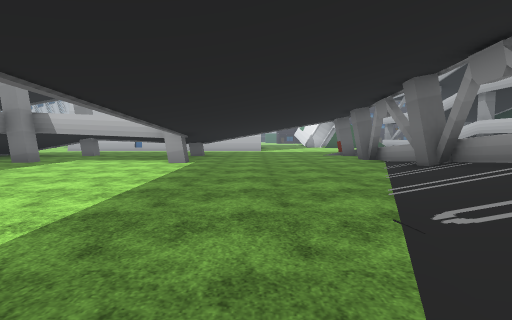
[1] (above)

18 first-person views from a walk through a scene from a Unity 3-D project. The camera is 1.3 m above the floor, tilts 4° down and sees 80° across. The floor is counted in squares, 2 m on a side. Each view is taken from the middle of a square. On the plan, view 1 faces up. The plan holds only what a view shows up to about 10 squares ahead; the rest is blank. The place goes on beyond the plan. Flat ground stands in for the terrain. Some animated figures are left out. Some surface patterns are stand-ins.

[2]
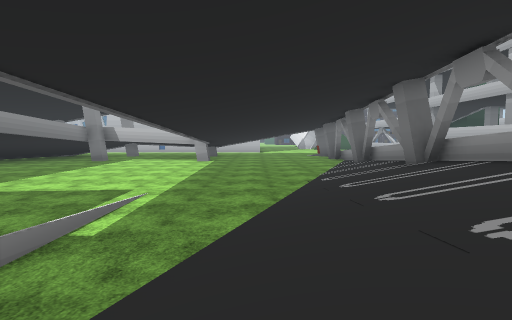

[3]
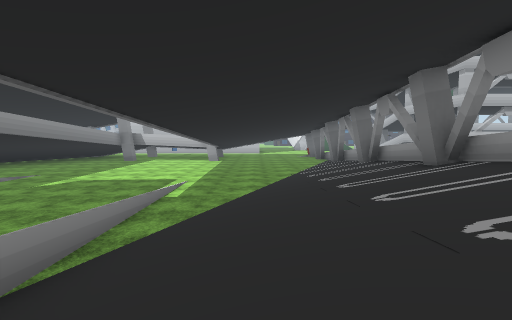

[4]
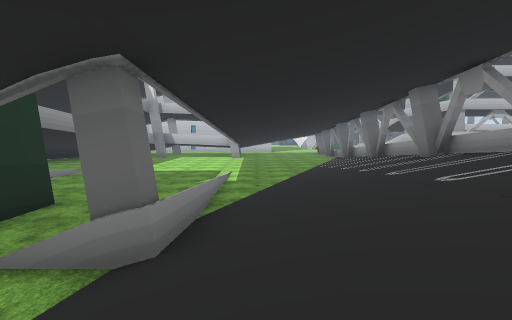

[5]
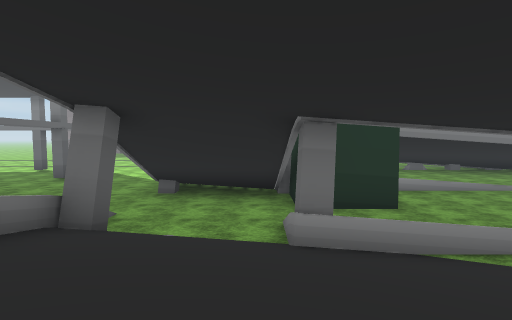

[6]
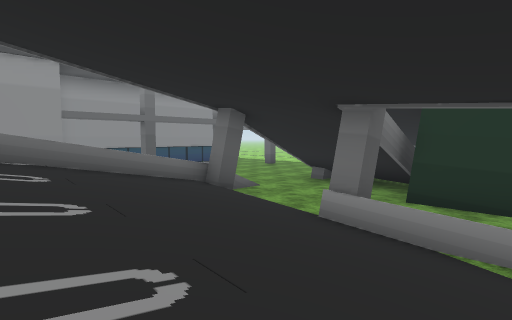

[7]
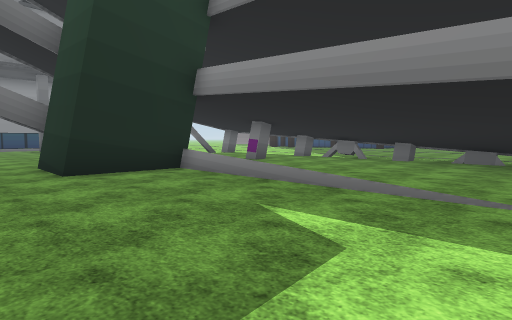

[8]
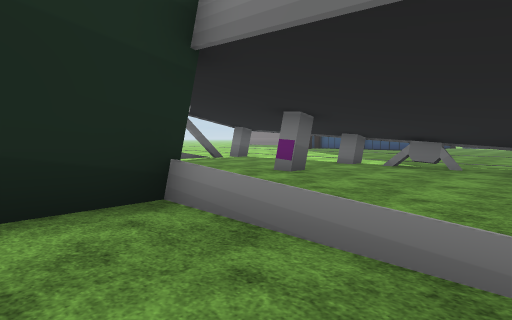

[9]
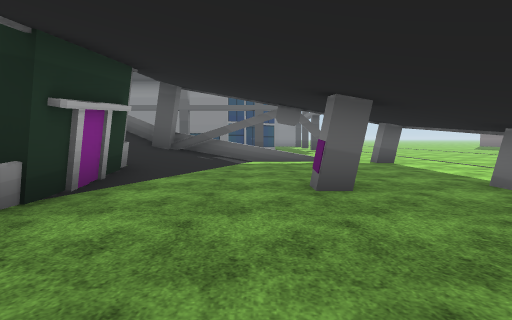

[10]
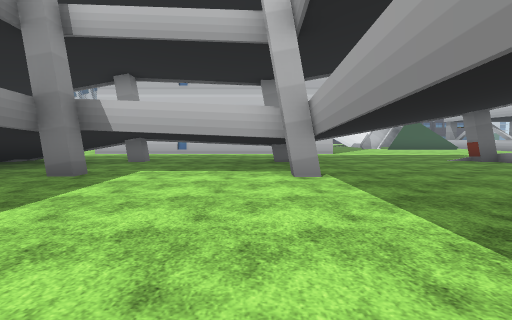

[11]
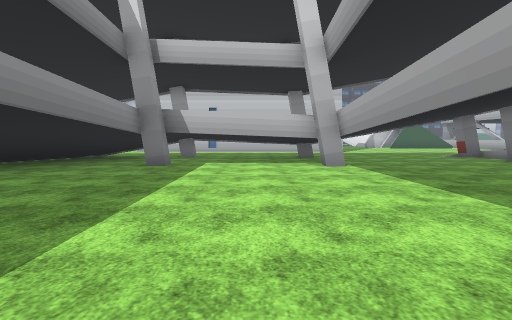

[12]
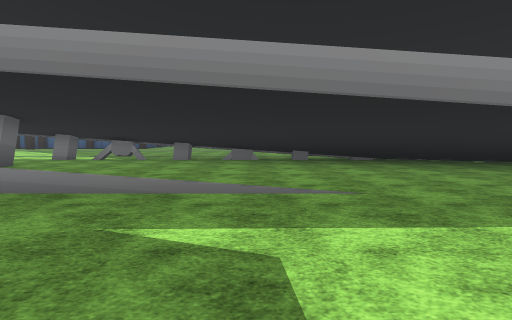

[13]
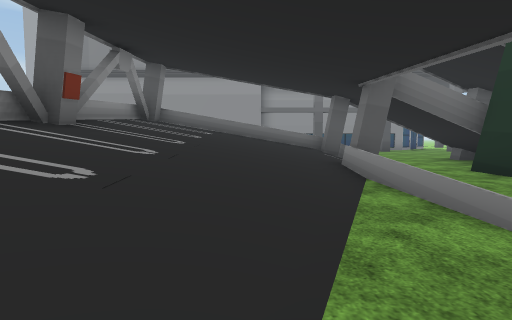

[14]
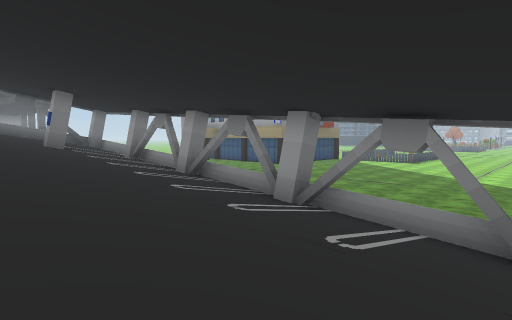

[15]
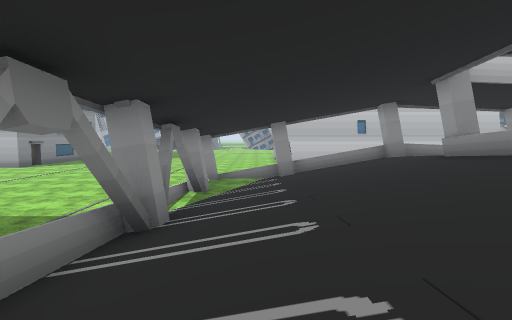

[16]
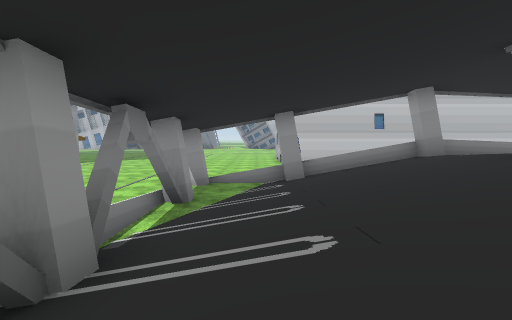

[17]
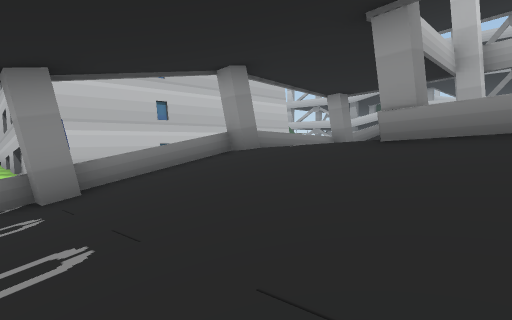

[18]
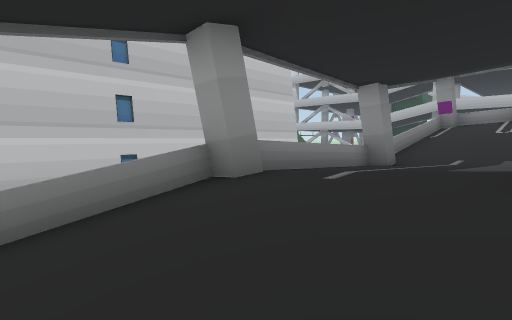

### Floor plan
Key: @ floor where view 1 was taken; # wall or solid block; x gap in a wall; . main floor; : floor 1.25 m higher than the main floor; + floor 1.5 m higher than the main floor; * floor 1.75 m higher than the main floor; / step, stairs or slope; = window, fence, low wall or low ledge; v drop or lower ground; O other object.
Columns run from 20 left of view 1 to 4 right of it. Each row starts with its distance up from view 1.
 20           #
 19           O
 18           #
 17           O
 16           O#####
 15
 14
 13     ...     ...... .....
 12  ......#/=#xxx====#x#...
 11  .....././////+++://.....
 10   ...../#/////**++//....#
  9    ..../#/////====# ....=
  8     ...=/////=#...#.....=
  7     ...x/////=....#..../#
  6      ..x/////........../#
  5 ...... =/////........../#
  4 .....  =////..........//=
  3  ....  x////..........//#
  2   ...  #/// ..........//#
  1       .v///..........///=
  0       .x///.........@//##
 -1       .x//..........///#
 -2    ....x//...=......///#.
 -3    ....v//...=......////=
 -4      ..x/....###..=////#.
 -5      ..x/.#..###..=////#
 -6         .....###..#////#
 -7         .....///../////
 -8      ..#....////../////
 -9      ..#.#..///#../////
-10     .....  =##=#.##====
-11     ...     ....
-12               .
-13             ...
-14             ..
-15             ..

Where each view was taken, in squares from view 1:
view 1: 0 up, 0 right, facing up
view 2: 4 down, 0 right, facing up
view 3: 7 down, 0 right, facing up
view 4: 9 down, 1 left, facing up
view 5: 7 down, 2 right, facing left
view 6: 4 down, 2 right, facing down-left
view 7: 2 up, 3 left, facing down-left
view 8: 1 down, 5 left, facing down-left
view 9: 1 down, 9 left, facing down
view 10: 3 up, 3 left, facing up
view 11: 1 up, 4 left, facing up
view 12: 1 up, 3 left, facing left
view 13: 0 up, 0 right, facing down
view 14: 6 up, 8 left, facing down-left
view 15: 2 up, 11 left, facing up
view 16: 4 up, 11 left, facing up
view 17: 7 up, 11 left, facing up-right
view 18: 9 up, 9 left, facing up-right
